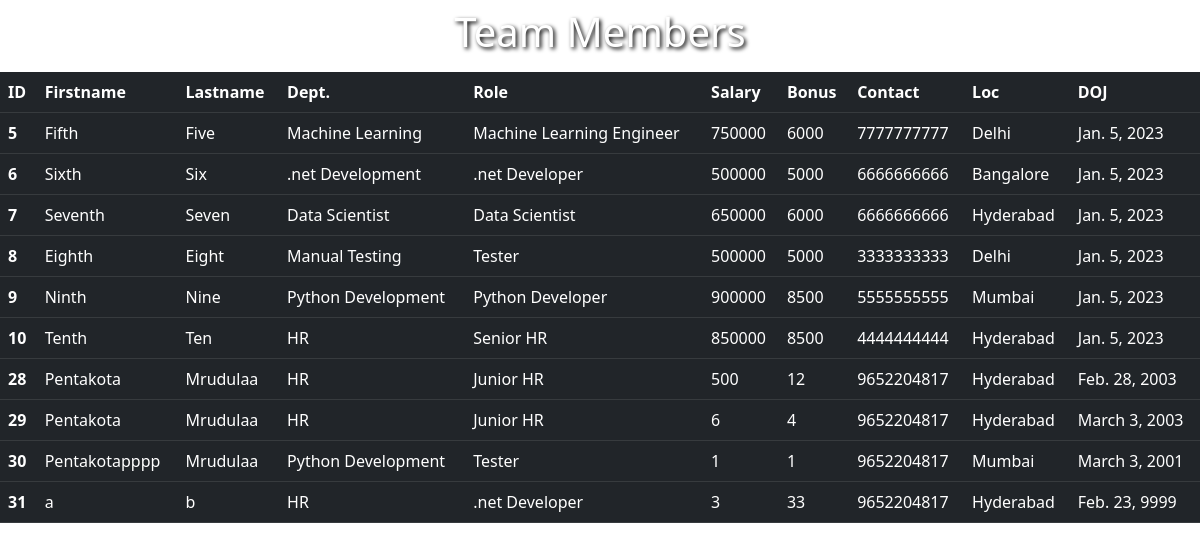
The app's page /all-emp, older data.
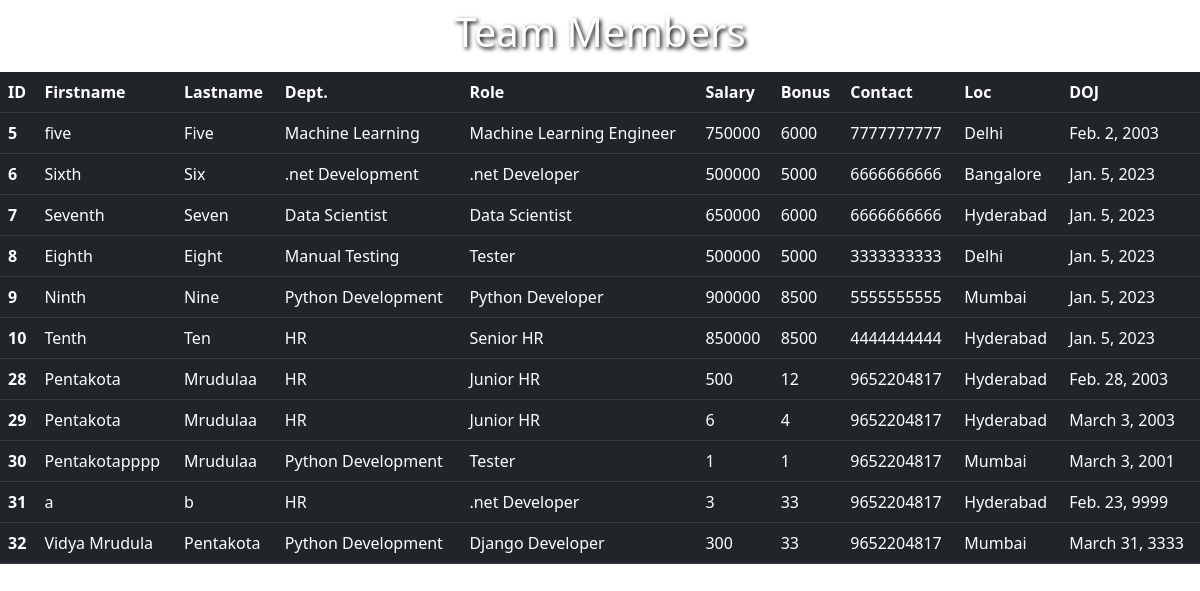
The same page, newer data.
### emp_app/models.py (models this page shows, shortened)
class Employee(models.Model):
    emp_id = models.AutoField(primary_key=True)
    first_name = models.CharField(max_length=50, null=False)
    last_name = models.CharField(max_length=50)
    dept = models.ForeignKey(Department, on_delete=models.CASCADE)
    salary = models.IntegerField(default=0)
    bonus = models.IntegerField(default=0)
    role = models.ForeignKey(Role, on_delete=models.CASCADE)
    phone_num = models.IntegerField(default=0)
    hire_date = models.DateField()

class Department(models.Model):
    name = models.CharField(max_length=50, null=False)
    location = models.CharField(max_length=100)

class Role(models.Model):
    name = models.CharField(max_length=50, null=False)

### emp_app/views.py (the view)
# urls.py: path('all-emp', views.allEmp, name='all-emp'),
def allEmp(request):
    emps = Employee.objects.all()
    context = {
        'emps' : emps
    }
    return render(request, 'all_emp.html', context)

### emp_app/templates/all_emp.html (shortened to what this page needs)
<!doctype html>
<html lang="en">
  <head>
    <link href="https://cdn.jsdelivr.net/npm/bootstrap@5.3.0-alpha1/dist/css/bootstrap.min.css" rel="stylesheet">
  </head>
  <body>
    <h1>Team Members</h1>
    <table class="table my-4 table-dark table-hover">
      <thead>
        <tr>
          <th scope="col">ID</th>
            <th scope="col">Firstname</th>
            <th scope="col">Lastname</th>
            <th scope="col">Dept.</th>
            <th scope="col">Role</th>
            <th scope="col">Salary</th>
            <th scope="col">Bonus</th>
            <th scope="col">Contact</th>
            <th scope="col">Loc</th>
            <th scope="col">DOJ</th>
          </tr>
        </thead>
        <tbody>
          {% for emp in emps %}
          <tr>
            <th scope="row">{{emp.emp_id}}</th>
            <td>{{emp.first_name}}</td>
            <td>{{emp.last_name}}</td>
            <td>{{emp.dept.name}}</td>
            <td>{{emp.role.name}}</td>
            <td>{{emp.salary}}</td>
            <td>{{emp.bonus}}</td>
            <td>{{emp.phone_num}}</td>
            <td>{{emp.dept.location}}</td>
            <td>{{emp.hire_date}}</td>
          </tr>
          {% endfor %}
        </tbody>
      </table>
  </body>
</html>

### emp_app/templates/all_emp.html (style rules this page uses)
h1 { position:relative; top:8px; color: white; text-shadow: 2px 2px 4px #000000; text-decoration:none; text-align:center; }

Row changes from the older to the newer data that the page shows:
changed Employee "Five": first_name "Fifth" → "five"; hire_date "Jan. 5, 2023" → "Feb. 2, 2003"
added Employee: emp_id "32", first_name "Vidya Mrudula", last_name "Pentakota", dept.name "Python Development", role.name "Django Developer", salary "300", bonus "33", phone_num "9652204817", dept.location "Mumbai", hire_date "March 31, 3333"
